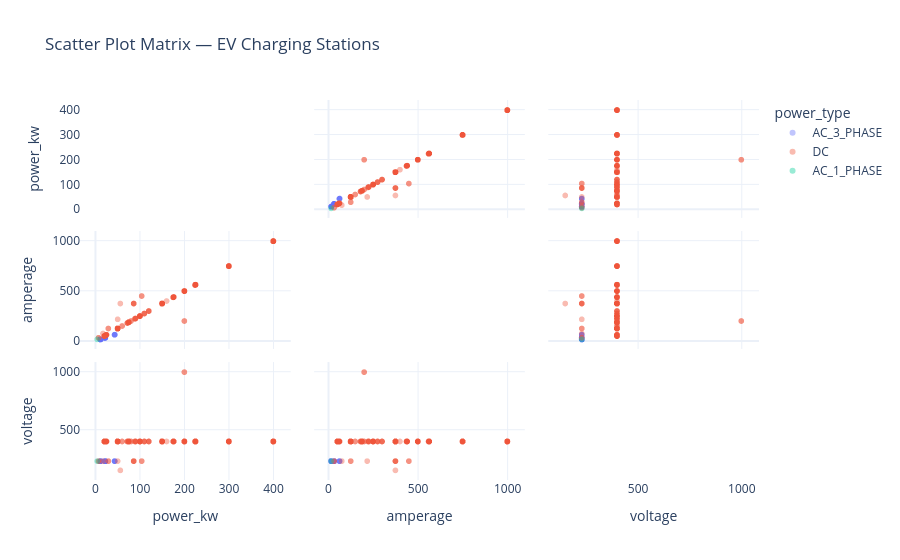

Notebook source saved alongside this figure:
### Markdown cell above
### Task 5 — Scatter plot matrix (SPLOM)

### Code cell
num_cols = ['power_kw', 'amperage', 'voltage']
fig = px.scatter_matrix(
    df, dimensions=num_cols, color='power_type',
    opacity=0.4,
    title='Scatter Plot Matrix — EV Charging Stations',
    template='plotly_white'
)
fig.update_traces(diagonal_visible=False)
fig.show()

### Figure 1 — Plotly figure (JSON) as saved in the notebook; plotly's stock layout.template omitted (floating-point values rounded to 4 significant figures; data arrays with more than 128 entries replaced by an {"elided": "..."} marker saying what was removed)
{"data": [{"diagonal": {"visible": false}, "dimensions": [{"axis": {"matches": true}, "label": "power_kw", "values": {"elided": "1821 float values"}}, {"axis": {"matches": true}, "label": "amperage", "values": {"elided": "1821 int values"}}, {"axis": {"matches": true}, "label": "voltage", "values": {"elided": "1821 int values"}}], "hovertemplate": "power_type=AC_3_PHASE<br>%{xaxis.title.text}=%{x}<br>%{yaxis.title.text}=%{y}<extra></extra>", "legendgroup": "AC_3_PHASE", "marker": {"color": "#636efa", "opacity": 0.4, "symbol": "circle"}, "name": "AC_3_PHASE", "showlegend": true, "type": "splom"}, {"diagonal": {"visible": false}, "dimensions": [{"axis": {"matches": true}, "label": "power_kw", "values": {"elided": "620 float values"}}, {"axis": {"matches": true}, "label": "amperage", "values": {"elided": "620 int values"}}, {"axis": {"matches": true}, "label": "voltage", "values": {"elided": "620 int values"}}], "hovertemplate": "power_type=DC<br>%{xaxis.title.text}=%{x}<br>%{yaxis.title.text}=%{y}<extra></extra>", "legendgroup": "DC", "marker": {"color": "#EF553B", "opacity": 0.4, "symbol": "circle"}, "name": "DC", "showlegend": true, "type": "splom"}, {"diagonal": {"visible": false}, "dimensions": [{"axis": {"matches": true}, "label": "power_kw", "values": [4.0]}, {"axis": {"matches": true}, "label": "amperage", "values": [16]}, {"axis": {"matches": true}, "label": "voltage", "values": [230]}], "hovertemplate": "power_type=AC_1_PHASE<br>%{xaxis.title.text}=%{x}<br>%{yaxis.title.text}=%{y}<extra></extra>", "legendgroup": "AC_1_PHASE", "marker": {"color": "#00cc96", "opacity": 0.4, "symbol": "circle"}, "name": "AC_1_PHASE", "showlegend": true, "type": "splom"}], "layout": {"dragmode": "select", "legend": {"title": {"text": "power_type"}, "tracegroupgap": 0}, "title": {"text": "Scatter Plot Matrix — EV Charging Stations"}}}
